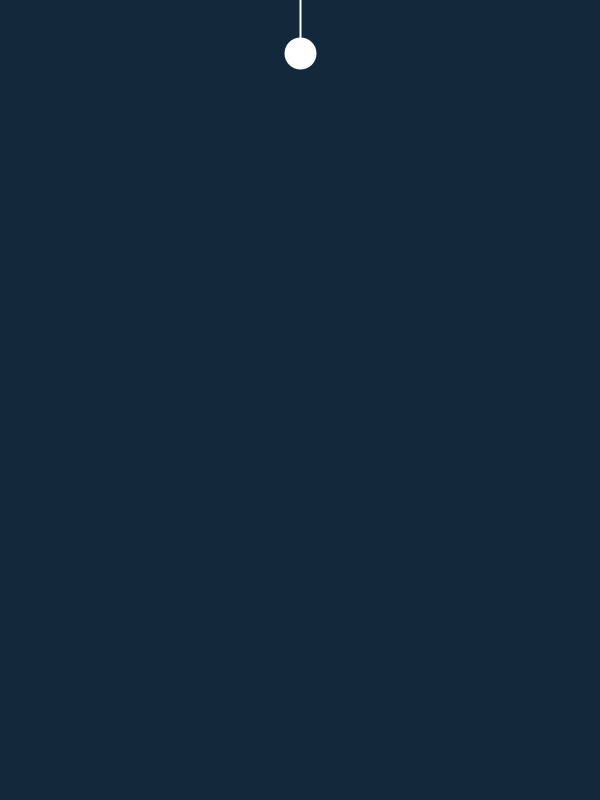
Frame 1 (no input)
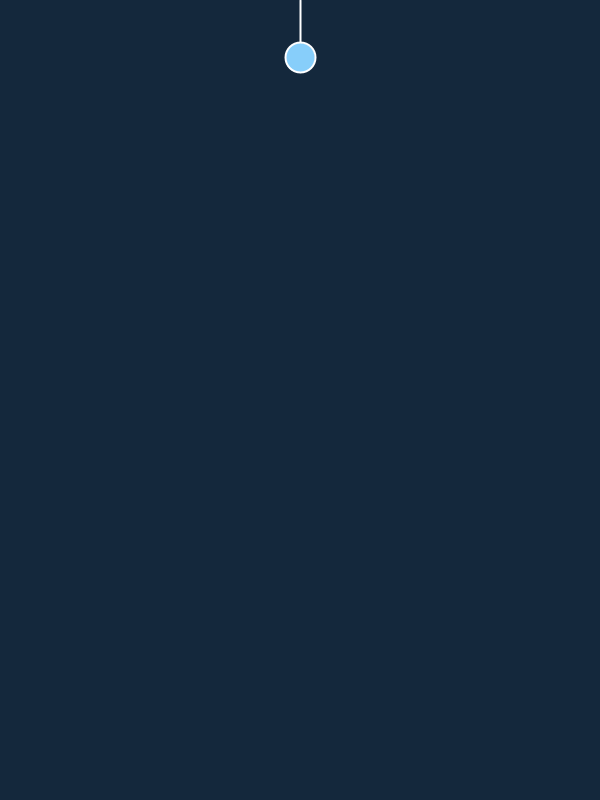
Frame 60 (the mouse pressed at the canvas centre just before this capture)
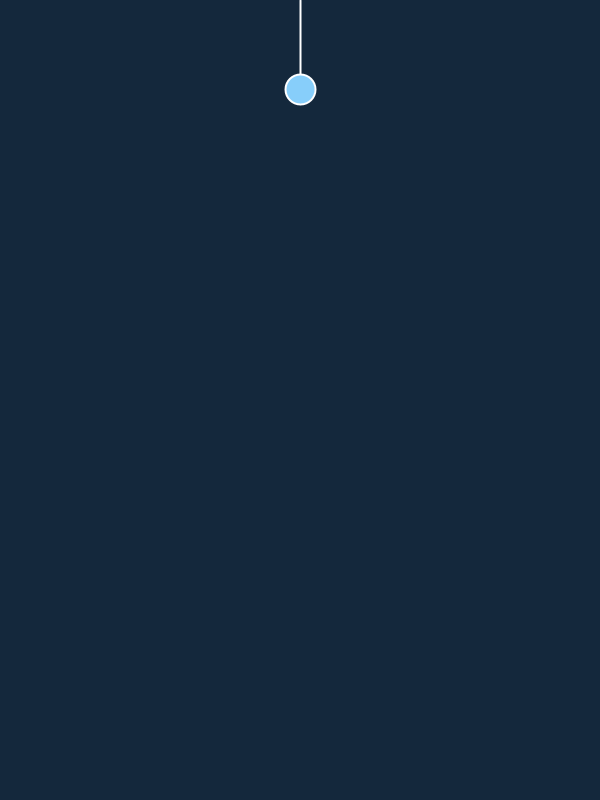
Frame 120 (the mouse held since frame 60 and released just before this capture)

The Processing sketch that drew these frames (run headless with seeded random() and noise(); from frame 60 on, the mouse is pressed at the canvas centre):

// Processing sketch: muelle_sin
// ── muelle_sin.pde
float dt=0.2;
class extremo
{
    float masa = 2.0;
    float g = 9.8; // Gravedad
    float longReposo=100;
    float ac=0.0;
    float ka= 0.0; // amortiguacion
    PVector ft = new PVector(0,0);
    PVector fa = new PVector(0,0);
    PVector fd = new PVector(0,0);
    PVector vel_euler = new PVector(0,0);
    PVector pos_euler = new PVector(0,0);
    
  extremo (PVector p)
  {
    pos_euler.x = p.x;
    pos_euler.y = p.y;
  }
  
  float getposx ()
  {
    return pos_euler.x;
  }
  
  float getposy ()
  {
    return pos_euler.y;
  }
  
  
  void update(PVector f)
  { 
    
    fa.y = ka * vel_euler.y;
    fd.y = f.y - fa.y;
    
    ft.y= fd.y+(masa*g);
    ac = ft.y /masa;
    

    vel_euler.y+=ac*dt;
    pos_euler.y+=vel_euler.y*dt;
  }
  
}


class muelle
{
    extremo e1;
    extremo e2;
    float ke = -0.5; // elasticidad
    float longre=100;
    
    PVector fk = new PVector(0,0);
    PVector fa = new PVector(0,0);

    
    muelle(extremo _e1, extremo _e2)
    {
      e1=_e1;
      e2=_e2;
    }
     
  float update()
  {
    fk.y= ke * (e2.getposy()-e1.getposy()-longre);
    
    return fk.y;
  }
  
  
  void draw()
  {
    strokeWeight(2);
    stroke(255);
    line(width/2,e1.getposy(),width/2,-e2.getposy()+500);
    ellipse(width/2,-e2.getposy()+500,30,30);
    fill(135,206,250);
  }
}


muelle m;
extremo e1;
extremo e2;
PVector f;

void setup()
{
  size(600,800);
  e1=new extremo(new PVector (400,0));
  e2=new extremo(new PVector (400,450));
  m =new muelle(e1,e2);
}


void draw()
{
  background(20, 40, 60);
    
    f=new PVector (0,m.update());
    e2.update(f);
    m.draw();
   
}
void keyPressed()
{
  if (key == 'r')
    setup();
}
